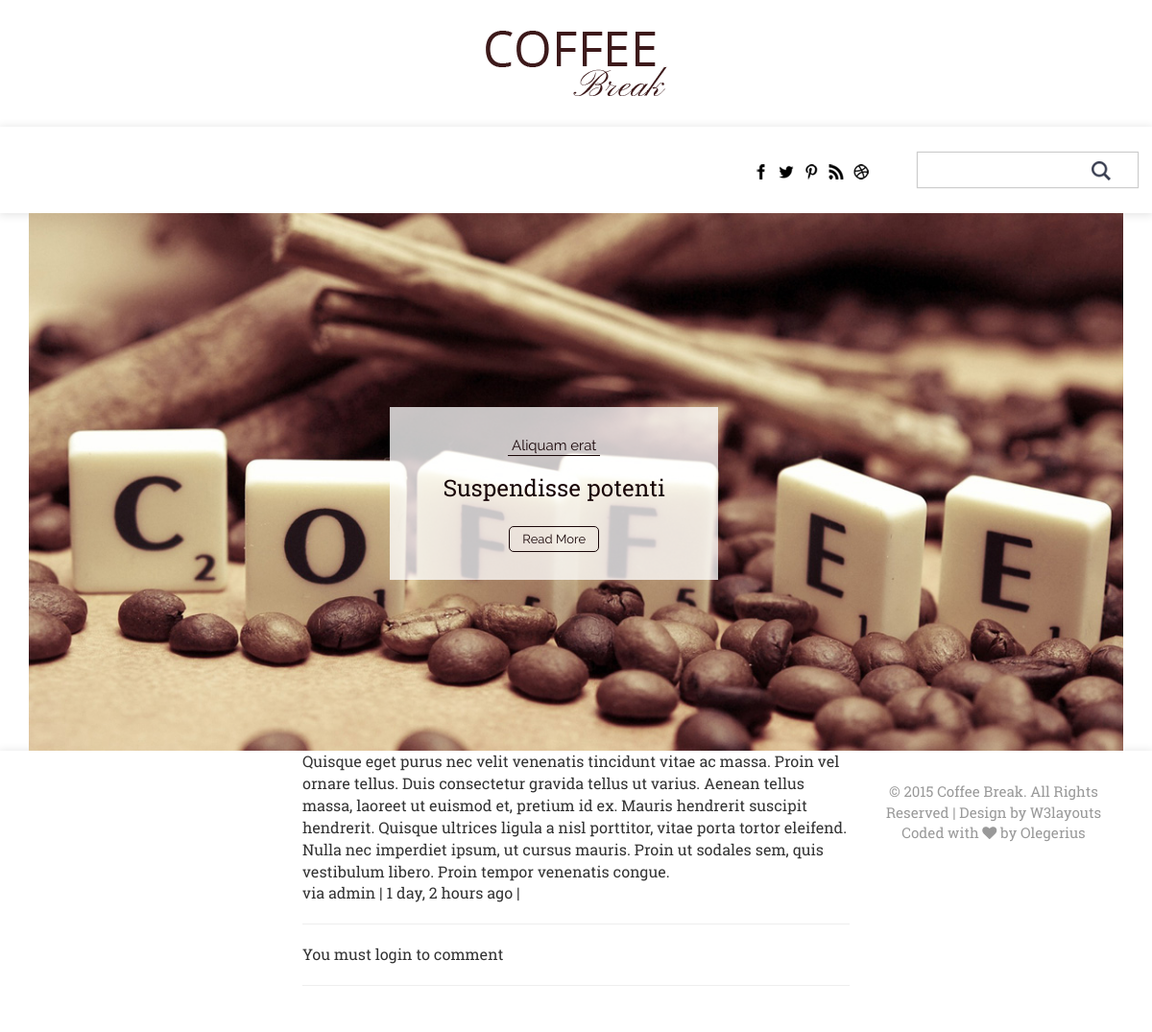
Page /comments/2/ on the committed database.
### comments/models.py (models this page shows, shortened)
class Comment(models.Model):
    user = models.ForeignKey(settings.AUTH_USER_MODEL, default=1)
    content_type = models.ForeignKey(ContentType, on_delete=models.CASCADE)
    object_id = models.PositiveIntegerField()
    content_object = GenericForeignKey('content_type', 'object_id')
    parent = models.ForeignKey("self", null=True, blank=True)
    content = models.TextField()
    timestamp = models.DateTimeField(auto_now_add=True)
    objects = CommentManager()
    class Meta:
        ordering = ['-timestamp']
    def children(self):  # replies
        return Comment.objects.filter(parent=self)
    @property
    def is_parent(self):
        if self.parent is not None:
            return False
        return True

### comments/views.py (the view, shortened to what this page needs)
# urls.py: url(r'^(?P<id>\d+)/$', comment_thread, name='thread'),
def comment_thread(request, id):
    try:
        obj = Comment.objects.get(id=id)
    except:
        raise Http404
    if not obj.is_parent:
        obj = obj.parent
    content_object = obj.content_object # Post that the comment is on
    content_id = obj.content_object.id
    initial_data = {
            "content_type": obj.content_type,
            "object_id": obj.object_id
    }
    form = CommentForm(request.POST or None, initial=initial_data)
    context = {
        "comment": obj,
        "form": form,
    }
    return render(request, "comment_thread.html", context)

### comments/forms.py
class CommentForm(forms.Form):
    content_type = forms.CharField(widget=forms.HiddenInput)
    object_id = forms.IntegerField(widget=forms.HiddenInput)
    content = forms.CharField(label='', widget=forms.Textarea)

### templates/comment_thread.html (shortened to what this page needs)
{% extends "base.html" %}
{% load urlify %}
{% load crispy_forms_tags %}
{% block content %}
<div class='col-sm-6 col-sm-offset-3'>
          <p>{{ comment.content }}</p>
          <footer>via {{ comment.user }} | {{ comment.timestamp|timesince }} ago | </footer>
          <hr/>
          <div>
             {% if request.user.is_authenticated %}
            <form method="POST" action="."> {% csrf_token %}
                {{ form|crispy }}
                <input type='hidden' name='parent_id' value='{{ comment.id }}'>
                <input type='submit' value='Reply' class='btn btn-default'>
            </form>
            {% else %}
            <p>You must login to comment </p>
            {% endif %}
        </div>
        <hr/>
</div>
{% endblock content %}

### static/css/style.css (style rules this page uses)
html, body { font-size: 100%; background: #fff; }
body { font-size: 100%; font-family: 'RobotoSlab-Regular'; }
p { margin:0; }

### static/css/chocolat.css (style rules this page uses)
body { margin:0; padding:0; }

### rows in the picture
Comment: content "Quisque eget purus nec velit venenatis tincidunt vitae ac massa. Proin vel ornare tellus. Duis consectetur gravida tellus ut varius. Aenean tellus massa, laoreet ut euismod et, pretium id ex. Mauris hendrerit suscipit hendrerit. Quisque ultrices ligula a nisl porttitor, vitae porta tortor eleifend. Nulla nec imperdiet ipsum, ut cursus mauris. Proin ut sodales sem, quis vestibulum libero. Proin tempor venenatis congue.", user "admin", timestamp "1 day, 2 hours"
